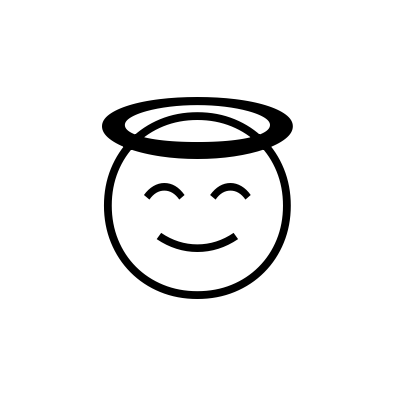
#> input picture emoji-import/emoji_image.png, 400 x 400 px, found by its file name
$ python line_detect.py
#> lines starting #> are read from the running program, lines starting #| are printed output that depends on the picture; after the words box and inside, x2 and y2 are one past the last pixel; in counts of white or black regions, pixels touching at a corner belong together
import cv2
import numpy as np

# Read image
image = cv2.imread('/Users/stevenholmes/OneDrive/Knight_Light 11.1.2023/emoji-import/emoji_image.png')
#> image is the input picture: shape (400, 400, 3); min 0, max 255, mean 238.3

# Convert image to grayscale
gray = cv2.cvtColor(image,cv2.COLOR_BGR2GRAY)

# Use canny edge detection
edges = cv2.Canny(gray,50,150,apertureSize=3)
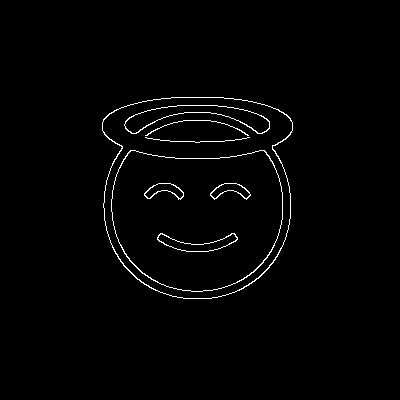
#> edges: shape (400, 400); 1.5% white in thin lines or dots, all inside (x1, y1, x2, y2) = (102, 97, 293, 299)

# Apply HoughLinesP method to
# to directly obtain line end points
lines_list =[]
lines = cv2.HoughLinesP(
			edges, # Input edge image
			1, # Distance resolution in pixels
			np.pi/180, # Angle resolution in radians
			threshold=1, # Min number of votes for valid line
			minLineLength=1, # Min allowed length of line
			maxLineGap=10 # Max allowed gap between line for joining them
			)
#> lines = 593 rows, first 6: [257, 114, 257, 103], [279, 111, 279, 110], [197, 251, 197, 244], [264, 272, 264, 259], [148, 100, 164, 125], [121, 261, 125, 254]

# Iterate over points
for points in lines:
	# Extracted points nested in the list
	x1,y1,x2,y2=points[0]
	# Draw the lines joing the points
	# On the original image
	cv2.line(image,(x1,y1),(x2,y2),(0,255,0),2)
	# Maintain a simples lookup list for points
	lines_list.append([(x1,y1),(x2,y2)])
#> this loop made 593 passes
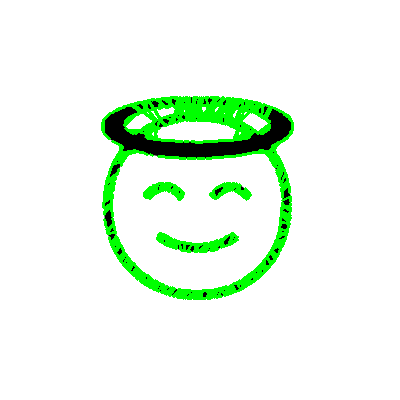
#> image: shape (400, 400, 3); 6.3% of pixels changed, all inside (x1, y1, x2, y2) = (101, 96, 294, 300)
#> after the loop, lines_list = 593 items

# Save the result image
cv2.imwrite('detectedLines.png',image)
